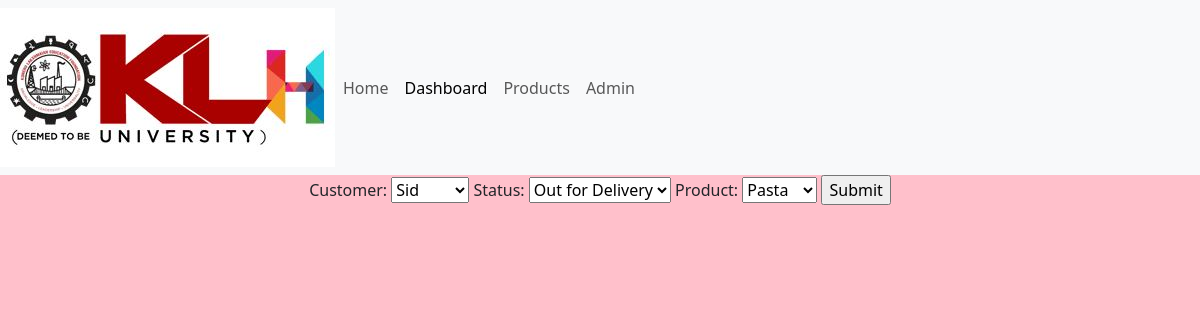
/update_order/10, run on the app's committed database.
### ap/models.py (models this page shows)
class Order(models.Model):
    STATUS=(
        ('Pending','Pending'),
        ('Out for Delivery','Out for Delivery'),
        ('Delivered','Delivered')
    )
    customer=models.ForeignKey(Customer,null=True,on_delete=models.SET_NULL)
    status=models.CharField(max_length=100,null=True,choices=STATUS)
    product=models.ForeignKey(Product,null=True,on_delete=models.SET_NULL)

### ap/views.py (the view)
# urls.py: path('update_order/<str:pk>',views.updateOrder,name='update_order'),
def updateOrder(request,pk):
    order=Order.objects.get(id=pk)
    form=OrderForm(instance=order)
    if request.method=="POST":
        form=OrderForm(request.POST,instance=order)
        if form.is_valid():
            form.save()
            return redirect('/')
    context={'form':form}
    return render(request,'order_form.html',context)

### ap/forms.py
class OrderForm(ModelForm):
    class Meta:
        model=Order
        fields='__all__'

### ap/models.py (called while the page is built)
    def __str__(self):
        return self.Name

    def __str__(self):
        return self.Name

### templates/order_form.html (shortened to what this page needs)
{% extends 'base.html' %}
{% block content %}
<form action="" method="POST">
    {{form}}
    <input type="submit" name="submit">
</form>
{% endblock %}

### templates/base.html (style rules this page uses)
body { background-color: pink; text-align: center; margin: auto; padding: 0%; }

### data on the page
Order: customer "Sid", status "Out for Delivery", product "Pasta"
